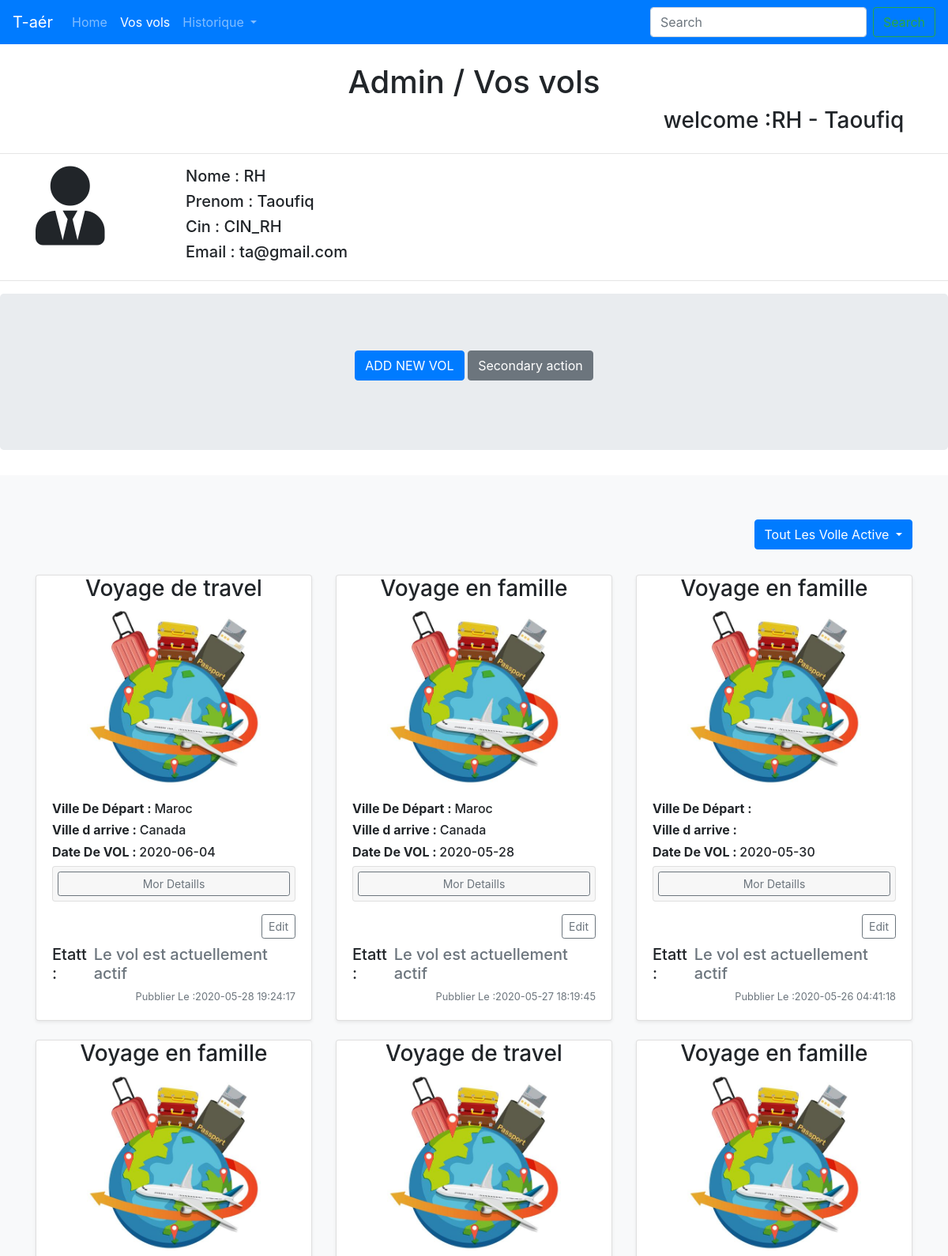
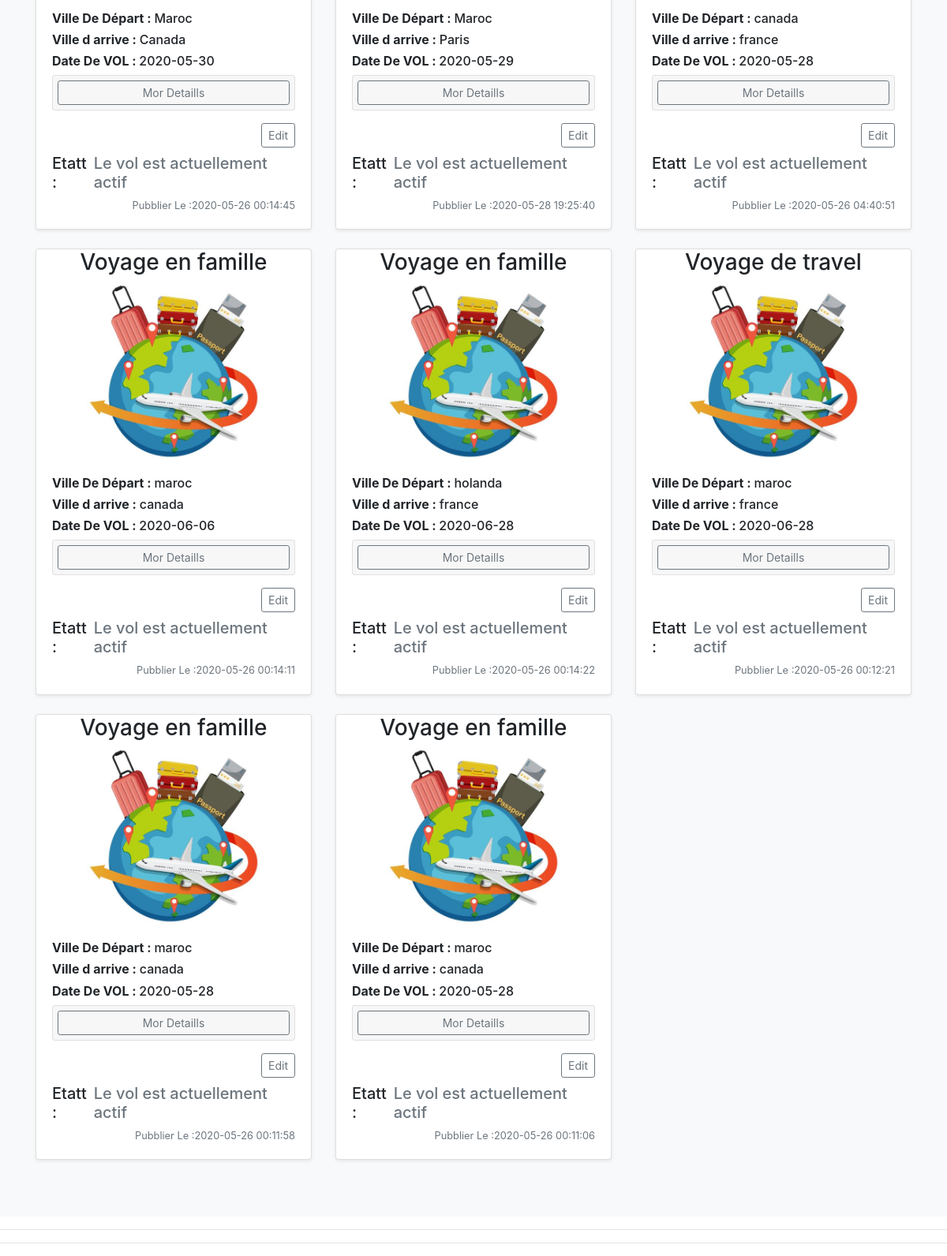
Page /pages/vos_vols.php (signed in) on the committed database (2 pictures, top to bottom).
### tables this page shows
CREATE TABLE `user` (
  `id` int(11) NOT NULL,
  `nom` varchar(60) NOT NULL,
  `prenom` varchar(60) NOT NULL,
  `email` varchar(60) NOT NULL,
  `password` varchar(60) NOT NULL,
  `statut` varchar(5) NOT NULL,
  `cin` varchar(60) NOT NULL
);

CREATE TABLE `vols` (
  `id_vol` int(11) NOT NULL,
  `nam` varchar(60) NOT NULL,
  `price` float NOT NULL,
  `image` text NOT NULL,
  `date_created` timestamp NOT NULL DEFAULT current_timestamp() ON UPDATE current_timestamp(),
  `pays_depart` varchar(60) NOT NULL,
  `pays_arrive` varchar(60) NOT NULL,
  `date_vol` date NOT NULL,
  `hour_vol` int(11) NOT NULL,
  `minute_vol` int(11) NOT NULL,
  `nb_place_initial` int(11) NOT NULL,
  `nb_place_rest` int(11) NOT NULL,
  `statu_vol` varchar(10) NOT NULL,
  `id_admin_created` int(11) NOT NULL
);

### pages/vos_vols.php (the view, shortened to what this page needs)
<?php
    include_once("../data/connectdb.php");
?>
<?php
    $id_client = $_SESSION['id_client'];
?>
<!doctype html>
<html lang="en">
    <head>
        <link rel="stylesheet" href="https://stackpath.bootstrapcdn.com/bootstrap/4.5.0/css/bootstrap.min.css">
        <link rel="stylesheet" href="https://cdnjs.cloudflare.com/ajax/libs/font-awesome/5.11.2/css/all.css">
    </head>
    <body>
        <nav class="navbar navbar-expand-lg navbar-dark bg-primary">
            <a class="navbar-brand" href="index.php">T-aér</a>
            <div class="collapse navbar-collapse" id="navbarSupportedContent">
                <ul class="navbar-nav mr-auto">
                    <li class="nav-item">
                        <a class="nav-link" href="admin.php">Home <span class="sr-only">(current)</span></a>
                    </li>
                    <li class="nav-item active">
                        <a class="nav-link" href="vos_vols.php">Vos vols</a>
                    </li>
                    <li class="nav-item dropdown">
                        <a class="nav-link dropdown-toggle" href="#" id="navbarDropdown" role="button" data-toggle="dropdown" aria-haspopup="true" aria-expanded="false">
                            Historique
                        </a>
                    </li>
                </ul>
                <form class="form-inline my-2 my-lg-0">
                    <input class="form-control mr-sm-2" type="search" placeholder="Search" aria-label="Search">
                    <button class="btn btn-outline-success my-2 my-sm-0" type="submit">Search</button>
                </form>
            </div>
        </nav>
        <center>
            <h1>Admin / <span>Vos vols</span></h1>
        </center>
        <div class="container">
            <div class="row">
                <div class="col-sm">
                </div>
                <div class="col-sm">
                </div>
                <div class="col-sm">
                <center>
                    <?php
                        echo '<h3 class="ml-4"> welcome :' . $_SESSION['nom_client'] . ' - ' . $_SESSION['prenom_client'] . '</h3>';
                    ?>
                </center>
                </div>
            </div>
        </div>
        <hr>
            <div class="container">
                <div class="row">
                    <div class="col-3 col-md-2">
                        <i class="fas fa-user-tie" style="font-size: 100px;"></i>
                    </div>
                    <div class="col-5 col-md-4">
                        <?php
                            $query1 = "SELECT * FROM `user` WHERE `id` = $id_client";
                            $result1 = mysqli_query($conn,$query1);
                            if(mysqli_num_rows($result1) >0){
                                while($row1 = mysqli_fetch_assoc($result1)){
                                    echo '<h5>Nome : '. mysqli_real_escape_string($conn,$row1["nom"]) .'</h5>';
                                    echo '<h5>Prenom : '. mysqli_real_escape_string($conn,$row1["prenom"]) .'</h5>';
                                    echo '<h5>Cin : '. mysqli_real_escape_string($conn,$row1["cin"]) .'</h5>';
                                    echo '<h5>Email : '. mysqli_real_escape_string($conn,$row1["email"]) .'</h5>';
                                }
                            }
                        ?>
                    </div>
                </div>
            </div>
        <hr>
        <main role="main">
            <section class="jumbotron text-center">
                <div class="container">
                <p>
                    <a href="add_vol.php" class="btn btn-primary my-2">ADD NEW VOL</a>
                    <a href="#" class="btn btn-secondary my-2">Secondary action</a>
                </p>
                </div>
            </section>
            <div class="album py-5 bg-light">
                <div class="container mb-4">
                    <div class="row">
                        <div class="col-sm">
                        </div>
                        <div class="col-sm">
                        </div>
                        <div class="col-sm">
                            <div id="divDropDown">
                                <a class="btn btn-primary my-2 dropdown-toggle" href="#" id="navbarDropdown" role="button" data-toggle="dropdown" aria-haspopup="true" aria-expanded="false">
                                    <span id="textDropdown">Tout Les Volle Active</span>
                                </a>
                            </div>
                        </div>
                    </div>
                </div>
                <div class="container">
                    <div class="row" id="r1">
                        <?php
                            $dateMoins1 = new DateTime('-1 day');
                            $dateMoins1 = $dateMoins1->format('Y-m-d') ;
                            $query = "SELECT * FROM `vols` WHERE `id_admin_created` =$id_client  AND `date_vol` > '{$dateMoins1}' AND `statu_vol` = 'active'  ORDER BY `vols`.`id_vol` DESC";
                            $result = mysqli_query($conn,$query);
                            if(mysqli_num_rows($result) >0){
                                $colapsContur = 1;
                                while($row = mysqli_fetch_assoc($result)){
                                    echo '
                                    <div class="col-md-4">
                                        <div class="card mb-4 shadow-sm">
                                            <div  class="bd-placeholder-img card-img-top"  width="100%" height="225">
                                                <center>
                                                    <h3>' . mysqli_real_escape_string($conn,$row["nam"]) . '</h3>
                                                    <img src="../images/'.mysqli_real_escape_string($conn,$row["image"]).'" width="auto" height="225" alt="Img De Voll">
                                                </center>
                                            </div>
                                            <div class="card-body">
                                                <h6><strong>Ville De Départ : </strong>' . mysqli_real_escape_string($conn,$row["pays_depart"]) .'</h6>
                                                <h6><strong>Ville d arrive : </strong>' . mysqli_real_escape_string($conn,$row["pays_arrive"]) .'</h6>
                                                <h6><strong>Date De VOL : </strong>' . mysqli_real_escape_string($conn,$row["date_vol"]) .'</h6>
                                                <div class="accordion mb-3 mt-2" id="accordionExample">
                                                    <div class="card">
                                                        <div class="card-header" id="headingOne"  style="padding: 6px;">
                                                            <button type="button" class="btn btn-sm btn-outline-secondary btn-block" data-toggle="collapse" data-target="#collapse'.$colapsContur.'" aria-expanded="false" aria-controls="collapseOne">Mor Detaills</button>
                                                        </div>
                                                        <div id="collapse'.$colapsContur.'" class="collapse" aria-labelledby="headingOne" data-parent="#accordionExample">
                                                            <h6><strong>Hour : </strong>' . mysqli_real_escape_string($conn,$row["hour_vol"]) .'h,' . mysqli_real_escape_string($conn,$row["minute_vol"]) .'min</h6>
                                                            <h6><strong>Nombre De Plasse : </strong>' . mysqli_real_escape_string($conn,$row["nb_place_initial"]) .'</h6>
                                                            <h6><strong>Nombre De Reste : </strong>' . mysqli_real_escape_string($conn,$row["nb_place_rest"]) .'</h6>
                                                            <h6><strong>Price : </strong>' . mysqli_real_escape_string($conn,$row["price"]) .'</h6>
                                                            <h6><strong>ID Voll : </strong>' . mysqli_real_escape_string($conn,$row["id_vol"]) .'</h6>
                                                            <h6><strong>ID ADMIN CREER : </strong>' . mysqli_real_escape_string($conn,$row["id_admin_created"]) .'</h6>
                                                        </div>
                                                    </div>
                                                </div>
                                                <div class="d-flex justify-content-between align-items-center">
                                                    <a href="edit_vol.php?id_v='. mysqli_real_escape_string($conn,$row["id_vol"]) .'" type="button" class="btn btn-sm btn-outline-secondary mb-2">Edit</a>
                                                </div>
                                                <div class="d-flex justify-content-between align-items-center">
                                                    <div class="btn-group">
                                                        <h5>Etatt : </h5>
                                                    </div>
                                                    <h5 class="text-muted">Le vol est actuellement actif </h5>
                                                </div>
                                                <div class="d-flex justify-content-between align-items-center">
                                                    <small class="text-muted">Pubblier Le :'. mysqli_real_escape_string($conn,$row["date_created"]) .'</small>
                                                </div>
                                            </div>
                                        </div>
                                    </div>';
                                    $colapsContur ++;
                                }
                            }
                        ?>
                    </div>
                </div>
            </div>
        </main>
<hr>
<hr>
    </body>
</html>

### pages/vos_vols.php (style rules this page uses)
#r1 { display:flex; }
#divDropDown { float: right; }

### rows in the picture
user: nom "RH", prenom "Taoufiq", cin "CIN_RH", email "ta@gmail.com"
vols: nam "Voyage de travel", image (picture), pays_depart "Maroc", pays_arrive "Canada", date_vol "2020-06-04", date_created "2020-05-28 19:24:17"
vols: nam "Voyage en famille", image (picture), pays_depart "Maroc", pays_arrive "Canada", date_vol "2020-05-28", date_created "2020-05-27 18:19:45"
vols: nam "Voyage en famille", image (picture), date_vol "2020-05-30", date_created "2020-05-26 04:41:18"
vols: nam "Voyage en famille", image (picture), pays_depart "Maroc", pays_arrive "Canada", date_vol "2020-05-30", date_created "2020-05-26 00:14:45"
vols: nam "Voyage de travel", image (picture), pays_depart "Maroc", pays_arrive "Paris", date_vol "2020-05-29", date_created "2020-05-28 19:25:40"
vols: nam "Voyage en famille", image (picture), pays_depart "canada", pays_arrive "france", date_vol "2020-05-28", date_created "2020-05-26 04:40:51"
vols: nam "Voyage en famille", image (picture), pays_depart "maroc", pays_arrive "canada", date_vol "2020-06-06", date_created "2020-05-26 00:14:11"
vols: nam "Voyage en famille", image (picture), pays_depart "holanda", pays_arrive "france", date_vol "2020-06-28", date_created "2020-05-26 00:14:22"
vols: nam "Voyage de travel", image (picture), pays_depart "maroc", pays_arrive "france", date_vol "2020-06-28", date_created "2020-05-26 00:12:21"
vols: nam "Voyage en famille", image (picture), pays_depart "maroc", pays_arrive "canada", date_vol "2020-05-28", date_created "2020-05-26 00:11:58"
vols: nam "Voyage en famille", image (picture), pays_depart "maroc", pays_arrive "canada", date_vol "2020-05-28", date_created "2020-05-26 00:11:06"

### other values in the picture
$_SESSION['nom_client'] "RH"
$_SESSION['prenom_client'] "Taoufiq"
